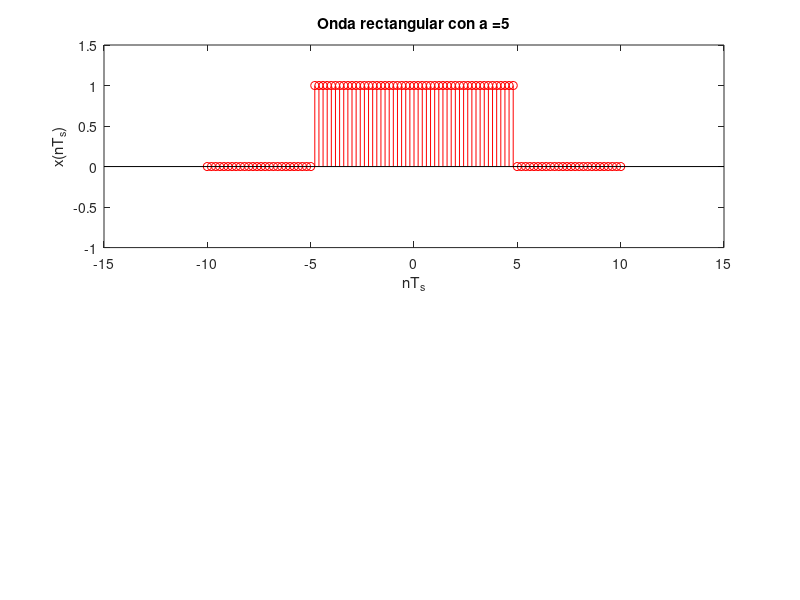

Source code (MATLAB): (Note: this script raises an error after producing the figure.)
a = input('Ingrese el valor de a = ');
T=2*a;                            % duración de la señal
f0=1;                             % valor de la frecuencia lineal
fs=50*f0; Ts=2*a/fs;                % intervalo de muestreo y frecuencia de muestreo
t= [-2*a:Ts:2*a];                 % vector de tiempo
x= (abs(t)< a); X=fft(x)*Ts;      % pulso rectangular
f= [-length(t)/2+1:length(t)/2];  % vector de frecuencias
subplot(2,1,1); stem(t,x,'-r'); axis([-3*a 3*a -1 1.5]); xlabel('nT_s'); ylabel('x(nT_s)');
title(strcat('Onda rectangular con a = ', num2str(a)));
ax = gca;
ax.XAxisLocation = 'origin';
ax.YAxisLocation = 'origin';
grid;
subplot(2,1,2); stem(f-(0.5),fftshift(abs(X)),'-b'); axis([-length(t)/2 length(t)/2 -.5 2*a]); xlabel('f'); ylabel('|X(f)|');
xlabel('f');
ylabel('|X(f)|');
title('Transformada de Fourier');
grid;
ax = gca;
ax.XAxisLocation = 'origin';
ax.YAxisLocation = 'origin';